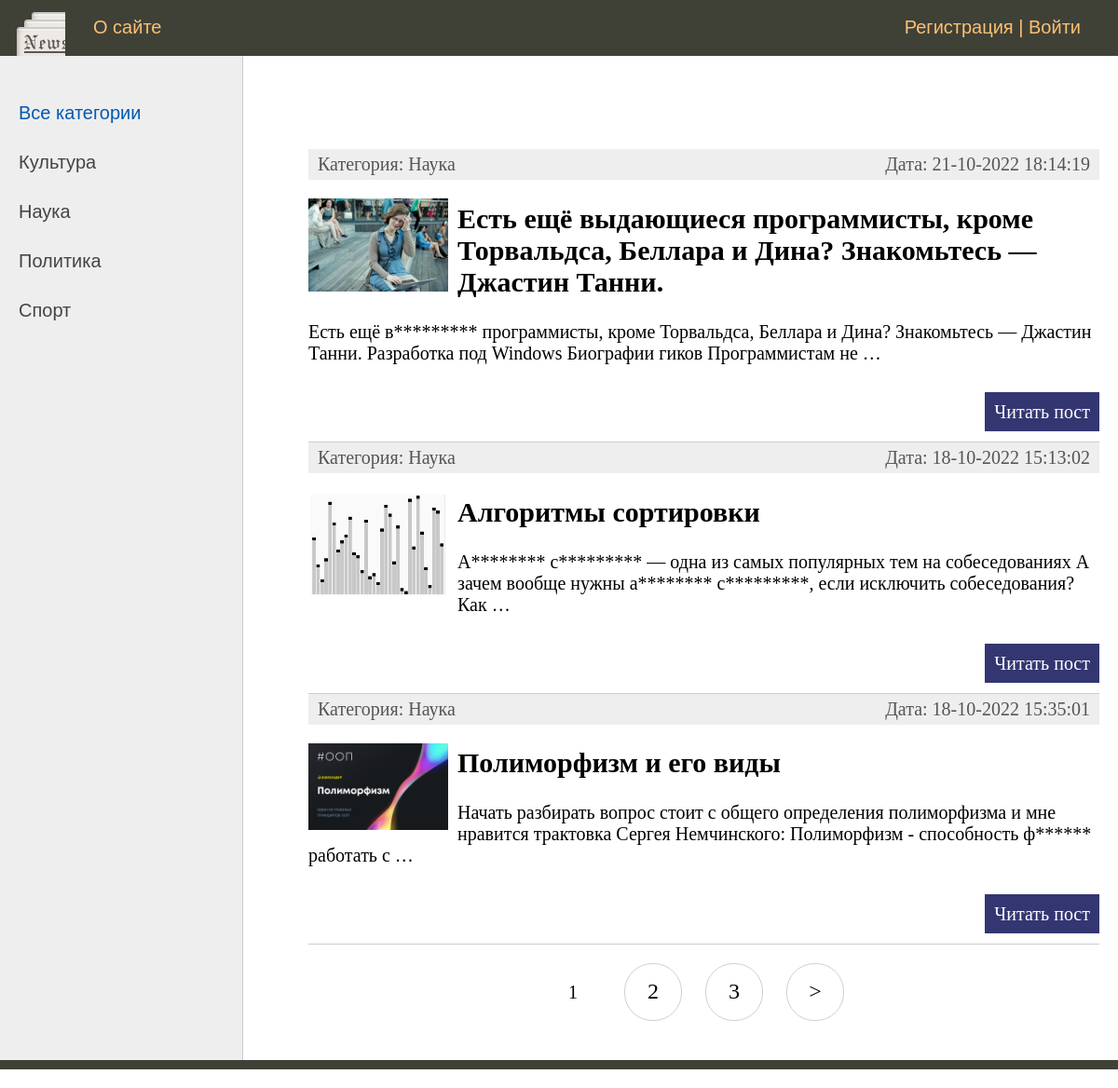
The page / on the database its author committed.
### news_portal/models.py (models this page shows, shortened)
class Category(models.Model):
	name = models.CharField(max_length=100, db_index=True, verbose_name='Категория')
	slug = models.SlugField(max_length=255, unique=True, db_index=True, verbose_name='URL')
	def __str__(self):
		return self.name
	def get_absolute_url(self):
		return reverse('category', kwargs={'cat_slug': self.slug})
	class Meta:
		verbose_name = 'Категорию'
		verbose_name_plural = 'Категории'
		ordering = ['id']

class news_portal(models.Model):
	title = models.CharField(max_length=255, verbose_name='Заголовок')
	slug = models.SlugField(max_length=255, unique=True, db_index=True, verbose_name='URL')
	content = models.TextField(blank=True, verbose_name='Текст статьи')
	photo = models.ImageField(upload_to='photos/Y%/m%/d%/', verbose_name='Фото')
	time_create = models.DateTimeField(auto_now_add=True, verbose_name='Время создания')
	time_update = models.DateTimeField(auto_now=True, verbose_name='Время изменения')
	is_published = models.BooleanField(default=True, verbose_name='Публикация')
	cat = models.ForeignKey('Category', on_delete=models.PROTECT, verbose_name='Категория')
	def get_absolute_url(self):
		return reverse('post', kwargs={'post_slug': self.slug})
	class Meta:
		verbose_name = 'Новостной портал'
		verbose_name_plural = 'Новостной портал'
		ordering = ['id']

### news_portal/views.py (the view)
# urls.py: path('', news_portalHome.as_view(), name='home'),  # http://127.0.0.1:8000/news_portal/
class news_portalHome(DataMixin, ListView):
	model = news_portal
	template_name = 'news_portal/index.html'  # указываем путь к шаблону index.html
	context_object_name = 'posts'
	def get_context_data(self, *, object_list=None, **kwargs):
		context = super().get_context_data(**kwargs)  # словарь формируется на основе ListView
		c_def = self.get_user_context(title='Главная страница')  # словарь формируется на основе DataMixin
		return dict(list(context.items()) + list(c_def.items()))  # возвращаем обьединение словарей
	def get_queryset(self):
		return news_portal.objects.filter(is_published=True)

### news_portal/templatetags/news_tags.py (called while the page is built)
@register.simple_tag(name='getcats')
def get_categories(filter=None):
	if not filter:  # если фильтр имеет значение None
		return Category.objects.all()  # обращение к базе данных и выборка из таблицы Category всех записей
	else:
		return Category.objects.filter(pk=filter)  # иначе выбираем записи по главному ключу которые соответствуют

@register.inclusion_tag('news_portal/list_categories.html')
def show_categories(sort=None, cat_selected=0):
	if not sort:  # если сортировка не определена
		cats = Category.objects.all()  # выводим все категории
	else:
		cats = Category.objects.order_by(sort)  # иначе делаем сортировку по указанному значению sort
	return {'cats': cats, 'cat_selected': cat_selected}  # второй параметр передаем шаблону list_categories.html

@register.filter(name='censor')
def censor(value):
	bad_words = ['выдающиеся', 'алгоритмы', 'сортировки', 'программисты', 'функции']
	if not isinstance(value, str):
		raise TypeError(f"unresolved type '{type(value)}' expected type 'str'")
	for word in value.split():
		if word.lower() in bad_words:
			value = value.replace(word, f"{word[0]}{'*' * (len(word) - 1)}")
	return value

### news_portal/utils.py (called while the page is built)
	def get_user_context(self, **kwargs):  # метод формирующий нужный контекст
		context = kwargs  # формируется начальный словарь из именованных параметров которые были переданы функции
		cats = Category.objects.annotate(Count('news_portal'))
		user_menu = menu.copy()  # делаем копию меню
		if not self.request.user.is_authenticated:  # если пользователь не авторизован
			user_menu.pop(1)  # то удаляем из нашего меню второй пункт
		context['menu'] = user_menu
		context['cats'] = cats  # контекст для рубрик
		if 'cat_selected' not in context:  # если ключ cat_selected не присутствует в параметрах kwargs
			context['cat_selected'] = 0  # то определяем его равным 0
		return context

### news_portal/templates/news_portal/index.html (shortened to what this page needs)
{% extends 'news_portal/base.html' %}
{% load news_tags %}
{% block content %}
<ul class="list-articles">
	{% for p in posts %}
			<li><div class="article-panel">
	<p class="first">Категория: {{ p.cat }}</p>
	<p class="last">Дата: {{ p.time_update|date:"d-m-Y H:i:s" }}</p>
			</div>
{% if p.photo %}
	<p><img class="img-article-left thumb" src="{{ p.photo.url }}"></p>
{% endif %}
				<h2>{{p.title}}</h2>
	{% autoescape on %}
	{{p.content|truncatewords:20|censor|linebreaks}}
	{% endautoescape %}
			<p class="link-read-post"><a href="{{ p.get_absolute_url }}">Читать пост</a></p>
			</li>
	{% endfor %}
</ul>
{% endblock %}

### news_portal/templates/news_portal/base.html (shortened to what this page needs)
{% load static %}
{% load news_tags %}
<html>
<head>
	<link type="text/css" href="{% static 'news_portal/css/styles.css' %}" rel="stylesheet" />
</head>
<body>
<table class="table-page" border=0 cellpadding="0" cellspacing="0">
<tr><td valign=top>
{% block mainmenu %}
		<div class="header">
			<ul id="mainmenu" class="mainmenu">
			<li class="logo"><a href="{% url 'home' %}"><div class="logo"></div></a></li>
{% for m in menu %}
			<li><a href="{% url m.url_name %}">{{m.title}}</a></li>
{% endfor %}
			{% if request.user.is_authenticated %}
			<li class="last">{{ user.username }} | <a href="{% url 'logout' %}">Выйти</a></li>
			{% else %}
			<li class="last"><a href="{% url 'register' %}">Регистрация</a> | <a href="{% url 'login' %}">Войти</a></li>
				{% endif %}
			</ul>
		</div>
{% endblock mainmenu %}
<table class="table-content" border=0 cellpadding="0" cellspacing="0">
<tr>
	<td valign="top" class="left-chapters">
	<ul id="leftchapters">
{% if cat_selected == 0 %}
		<li class="selected">Все категории</li>
{% else %}
		<li><a href="{% url 'home' %}">Все категории</a></li>
{% endif %}
{% for c in cats %}
{% if c.news_portal__count > 0 %}
	{% if c.pk == cat_selected %}
		<li class="selected">{{ c.name }}</li>
	{% else %}
		<li><a href="{{ c.get_absolute_url }}">{{ c.name }}</a></li>
	{% endif %}
{% endif %}
{% endfor %}
	</ul>
    </td>
<td valign="top" class="content">
	<div class="content-text">
{% block content %}
{% endblock %}
{% if page_obj.has_other_pages %}
<nav class="list-pages">
	<ul>
        {% for p in paginator.page_range %}
		{% if page_obj.number == p %}
		<li class="page-num page-num-selected">{{ p }}</li>
		{% elif p >= page_obj.number|add:-2 and p <= page_obj.number|add:2 %}
        <li class="page-num">
            <a href="?page={{ p }}">{{ p }}</a>
        </li>
		{% endif %}
        {% endfor %}
{% if page_obj.has_next %}
<li class="page-num">
	<a href="?page={{page_obj.next_page_number }}"> > </a>
</li>
{% endif %}
    </ul>
</nav>
{% endif %}
	</div>
</td></tr></table>
</td></tr>
	<tr><td valign=top>
	<div id="footer">
	</div>
	</td></tr></table>
</body>
</html>

### news_portal/static/news_portal/css/styles.css (style rules this page uses)
html, body { font-family: 'Arial'; margin: 0; padding: 0; height: 100%; width: 100%; color: #444; }
a { color: #0059b2; text-decoration: none; }
img { max-width: 600px; height: auto; }
img.img-article-left { max-width: 300px; height: auto; float: left; padding: 0 10px 10px 0; }
img.img-article-left.thumb { max-width: 150px; height: auto; }
p.link-read-post { text-align: right; }
p.link-read-post a { padding: 10px; min-width: 100px; background: #333671; color: #fff; text-decoration: none; }
div.article-panel { background: #eee; padding: 5px 10px 5px 10px; box-sizing: border-box; overflow: hidden; color: #555; }
div.article-panel p.first { margin: 0; float: left; }
div.article-panel p.last { margin: 0; float: right; }
ul.list-articles { list-style: none; margin: 0; padding: 0; }
ul.list-articles li { border-bottom: 1px solid #ccc; }
.table-page { width: 100%; height: 100%; vertical-align: top; }
.table-page tr { height: 100%; }
.header { background: #3F4137; height: 60px; }
.logo { background: url('../images/logo.png') no-repeat 10px 5px; width: 70px; height: 60px; }
ul.mainmenu { list-style: none; margin: 0; padding: 0; height: 60px; color: #fdc073; font-size: 20px; overflow: hidden; }
ul.mainmenu li { float: left; margin: 18px 40px 0 30px; }
ul.mainmenu li.logo { margin: 0; }
ul.mainmenu li.last { float: right; }
ul.mainmenu li a { color: #fdc073; text-decoration: none; }
.table-content { width: 100%; min-height: 100%; height: 100%; }
.left-chapters { margin: 0; background: #eee; border-right: 1px solid #ccc; min-height: 100%; }
.left-chapters ul { width: 230px; min-height: 100%; margin: 0; padding: 20px 10px 10px 20px; list-style: none; font-size: 20px; }
.left-chapters ul li { margin: 30px 0 0 0; color: #999; }
.left-chapters ul li.selected { color: #0059b2; }
.left-chapters ul li a { color: #444; text-decoration: none; }
.content { padding: 40px 20px 20px 40px; width: 100%; box-sizing: border-box; }
.content-text { margin: 60px 0 0 30px; color: #000; font-size: 20px; font-family: Yandex Sans Display Light; }
#footer { box-sizing: border-box; background: #3F4137; padding: 5px; color: #aaa; font-size: 14px; font-family: Verdana, Geneva, Arial, Helvetica; text-align: left; overflow: hidden; }
.list-pages { text-align: center; margin: 0 0 20px 0; }
.list-pages ul { margin: 20px 0 0 0; padding: 0; list-style: none; }
.list-pages ul li { display: inline-block; margin: 0 20px 0 0; }
.list-pages a { color: #000; font-size: 24px; text-decoration: none; }
.list-pages .page-num, .page-num-selected { display: inline-block; width: 60px; height: 44px; padding: 16px 0 0 0; border: 1px solid #d0d0d0; border-radius: 30px; }
.list-pages .page-num-selected { border: none; color: #000; font-size: 20px; }

### rows shown on the page
Category: name "Культура"
Category: name "Наука"
Category: name "Политика"
Category: name "Спорт"
news_portal: cat "Наука", time_update "21-10-2022 18:14:19", photo (picture), title "Есть ещё выдающиеся программисты, кроме Торвальдса, Беллара и Дина? Знакомьтесь — Джастин Танни.", content|censor "Есть ещё в********* программисты, кроме Торвальдса, Беллара и Дина? Знакомьтесь — Джастин Танни. Разработка под Windows Биографии гиков Программистам не …"
news_portal: cat "Наука", time_update "18-10-2022 15:13:02", photo (picture), title "Алгоритмы сортировки", content|censor "А******** с********* — одна из самых популярных тем на собеседованиях А зачем вообще нужны а******** с*********, если исключить собеседования? Как …"
news_portal: cat "Наука", time_update "18-10-2022 15:35:01", photo (picture), title "Полиморфизм и его виды", content|censor "Начать разбирать вопрос стоит с общего определения полиморфизма и мне нравится трактовка Сергея Немчинского: Полиморфизм - способность ф****** работать с …"

### other values the page prints
{{ m.title }} "О сайте"
{{ p }} "1"
{{ p }} "2" "3"
